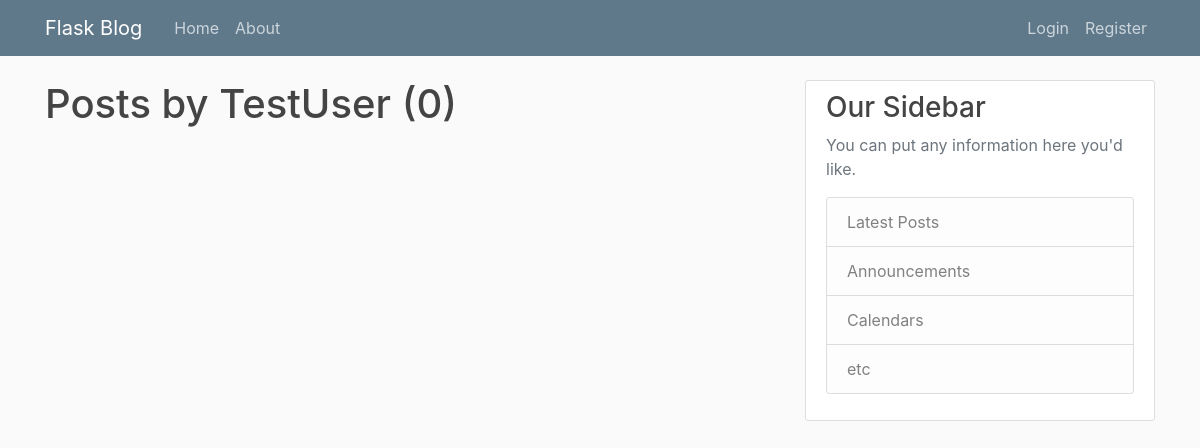
The page /user/TestUser on the database as committed earlier.
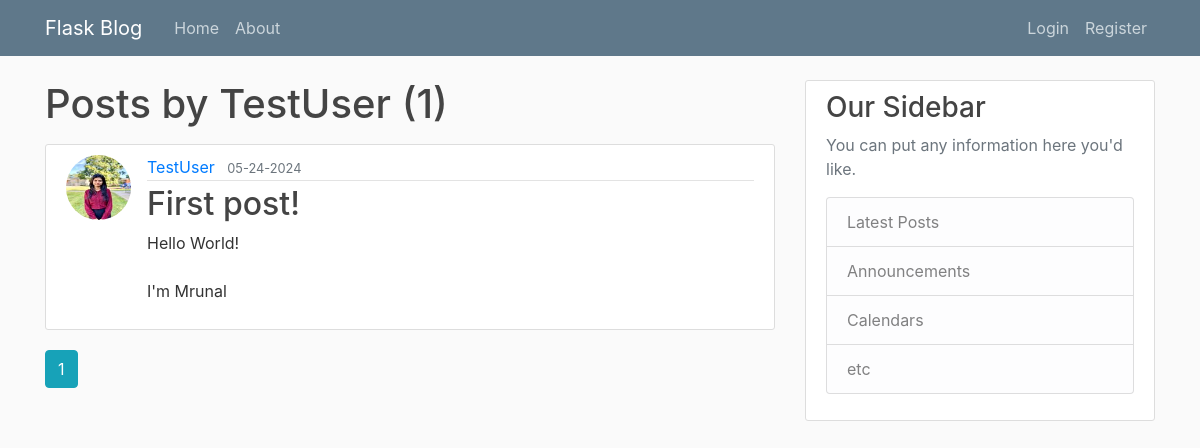
The same page on the database as committed later.
### flaskblog/models.py (models this page shows, shortened)
class Post(db.Model):
    id = db.Column(db.Integer, primary_key=True)
    title = db.Column(db.String(100), nullable=False)
    date_posted = db.Column(db.DateTime, nullable=False, default=datetime.utcnow)
    content = db.Column(db.Text, nullable=False)
    user_id = db.Column(db.Integer, db.ForeignKey('user.id'), nullable=False)

class User(db.Model, UserMixin):
    id = db.Column(db.Integer, primary_key=True)
    username = db.Column(db.String(20), unique=True, nullable=False)
    email = db.Column(db.String(120), unique=True, nullable=False)
    image_file = db.Column(db.String(20), nullable=False, default='default.jpg')
    password = db.Column(db.String(60), nullable=False)
    posts = db.relationship('Post', backref='author', lazy=True)

### flaskblog/users/routes.py (the view)
@users.route("/user/<string:username>")
def user_posts(username):
    page = request.args.get('page', 1, type=int)
    user = User.query.filter_by(username=username).first_or_404()
    posts = Post.query.filter_by(author=user)\
        .order_by(Post.date_posted.desc())\
        .paginate(page=page, per_page=5)
    return render_template('user_posts.html', posts=posts, user=user)

### flaskblog/templates/user_posts.html (shortened to what this page needs)
{% extends "layout.html" %}
{%  block content %}
    <h1 class="mb-3">Posts by {{ user.username }} ({{ posts.total }})</h1>
    {% for post in posts.items %}
        <article class="media content-section">
            <img class="rounded-circle article-img" src="{{ url_for('static', filename='profile_pics/' + post.author.image_file) }}">
            <div class="media-body">
            <div class="article-metadata">
                <a class="mr-2" href="{{ url_for('users.user_posts', username=post.author.username) }}">{{ post.author.username }}</a>
                <small class="text-muted">{{ post.date_posted.strftime('%m-%d-%Y') }}</small>
            </div>
            <h2><a class="article-title" href="{{ url_for('posts.post', post_id=post.id) }}">{{ post.title }}</a></h2>
            <p class="article-content">{{ post.content }}</p>
            </div>
        </article>
    {%  endfor %}
    {% for page_num in posts.iter_pages(left_edge=1, right_edge=1, left_current=1, right_current=2) %}
        {% if page_num %}
            {% if posts.page == page_num %}
                <a class="btn btn-info mb-4" href="{{ url_for('users.user_posts', username=user.username, page=page_num) }}">{{ page_num }}</a>
            {% else %}
                <a class="btn btn-outline-info mb-4" href="{{ url_for('users.user_posts', username=user.username, page=page_num) }}">{{ page_num }}</a>
            {% endif %}
        {% endif %}
    {% endfor %}
{%  endblock content %}

Rows that differ between the two databases and show on the page:
added Post: image_file (picture), author.username "TestUser", date_posted "05-24-2024", title "First post!", content "Hello World! I'm Mrunal"
Other text that changed with them:
{{ posts.total }}: "0" → "1"
new list line: "1"
